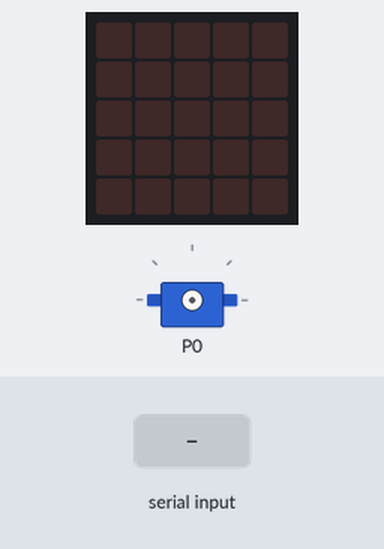
Bench run of a program on a simulated BBC micro:bit (MakeCode). Parts: the board's 5×5 LED display, servo. The inputs (shaded band) are chosen by the test bench.

Above: at 1.2 s.
1.3 s: "Classe vide" typed at the serial console
At 2.4 s:
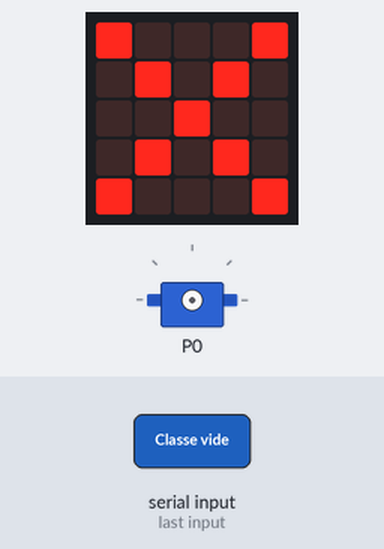
2.8 s: "cercle" typed at the serial console
4.3 s: "Triangle" typed at the serial console
At 4.7 s:
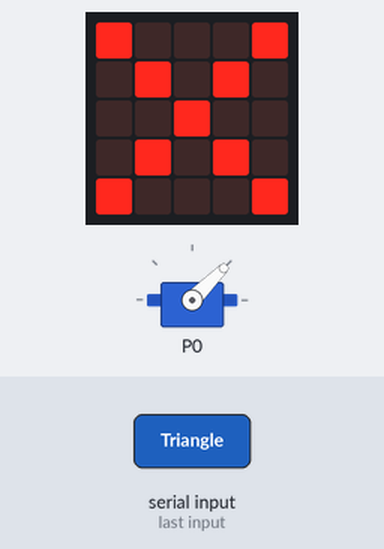
Timing chart, 0 to 7.3 s (numbered marks = the images above; inputs shaded):
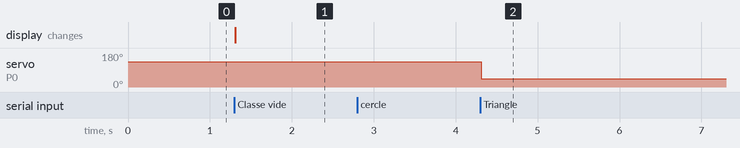

The program:

main.ts
```typescript
let objet = ""
serial.redirect(
SerialPin.USB_TX,
SerialPin.USB_RX,
BaudRate.BaudRate9600
)
basic.forever(function () {
    objet = serial.readString()
    if (objet == "Classe vide") {
        basic.showLeds(`
            # . . . #
            . # . # .
            . . # . .
            . # . # .
            # . . . #
            `)
    } else if (objet == "cercle") {
        servos.P0.run(50)
    } else if (objet == "Carré") {
        servos.P0.run(0)
    } else if (objet == "Triangle") {
        servos.P0.run(-50)
    } else {

    }
})
```

test.ts
```typescript
// les tests vont ici ; cela ne sera pas compilé si ce paquet est utilisé en tant qu'extension.
```

Measured:
- after the input at 1.3 s, the display: changes at once (image 1)
- after the input at 4.3 s, servo on P0: 135° → 45° at once
